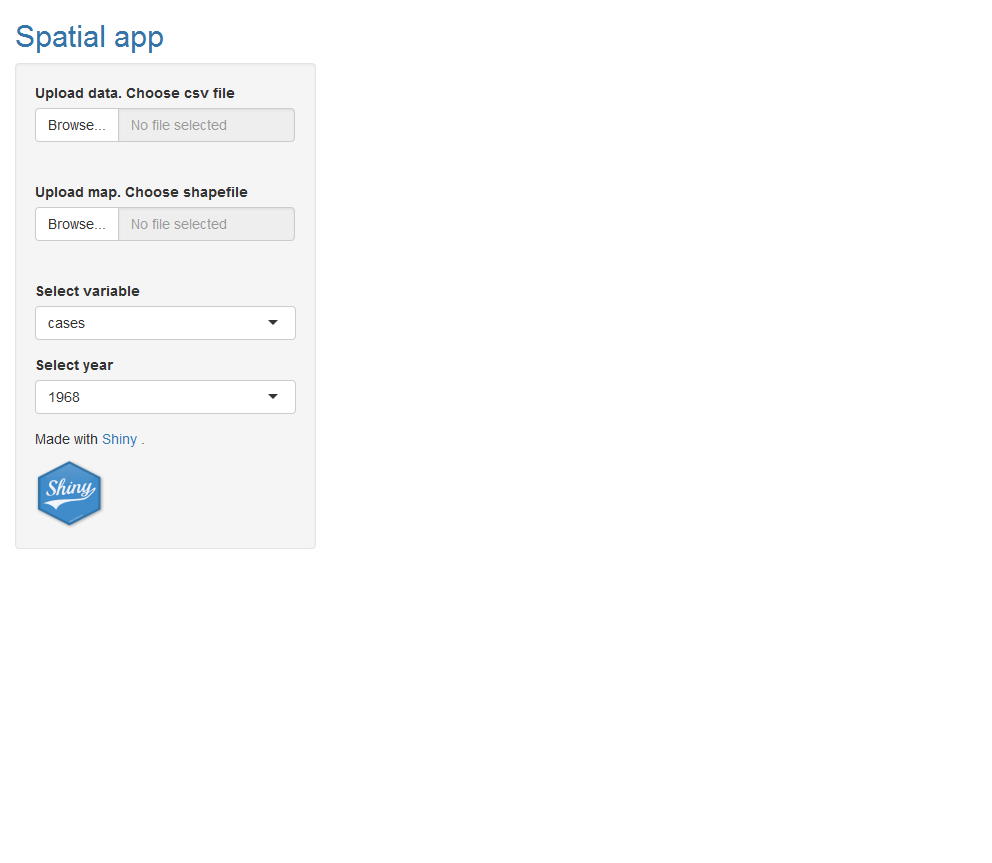

Write the R code that produced this figure.
library(shiny)
library(rgdal)
library(DT)
library(dygraphs)
library(xts)
library(leaflet)

# ui object
ui <- fluidPage(
  titlePanel(p("Spatial app", style = "color:#3474A7")),
  sidebarLayout(
    sidebarPanel(
      fileInput(inputId = "filedata", label = "Upload data. Choose csv file",
                accept = c(".csv")),
      fileInput(inputId = "filemap", label = "Upload map. Choose shapefile",
                multiple = TRUE, accept=c('.shp','.dbf','.sbn','.sbx','.shx','.prj')),
      selectInput(inputId = "variableselected", label = "Select variable",
                  choices = c("cases", "population")),
      selectInput(inputId = "yearselected", label = "Select year",
                  choices = 1968:1988),
      p("Made with", a("Shiny", href = "http://shiny.rstudio.com"), "."),
      img(src = "imageShiny.png", width = "70px", height = "70px")
    ),
    
    mainPanel(
      leafletOutput(outputId = "map"),
      dygraphOutput(outputId = "timetrend"),
      DTOutput(outputId = "table")
    )
  )
)

# server()
server <- function(input, output){
  data <- reactive({
    req(input$filedata)
    read.csv(input$filedata$datapath)})
  
  map <- reactive({
    req(input$filemap)
    
    # shpdf is a data.frame with the name, size, type and datapath of the uploaded files
    shpdf <- input$filemap
    
    # The files are uploaded with names 0.dbf, 1.prj, 2.shp, 3.xml, 4.shx
    # (path/names are in column datapath)
    # We need to rename the files with the actual names: fe_2007_39_county.dbf, etc.
    # (these are in column name)
    
    # Name of the temporary directory where files are uploaded
    tempdirname <- dirname(shpdf$datapath[1])
    
    # Rename files
    for(i in 1:nrow(shpdf)){
      file.rename(shpdf$datapath[i], paste0(tempdirname, "/", shpdf$name[i]))
    }
    
    # Now we read the shapefile with readOGR() of rgdal package
    # passing the name of the file with .shp extension.
    
    # We use the function grep() to search the pattern "*.shp$"
    # within each element of the character vector shpdf$name.
    # grep(pattern="*.shp$", shpdf$name)
    # ($ at the end denote files that finish with .shp, not only that contain .shp)
    map <- readOGR(paste(tempdirname, shpdf$name[grep(pattern = "*.shp$", shpdf$name)], sep="/"))
    map
  })
  
  output$table <- renderDT(data())
  
  output$timetrend <- renderDygraph({
    data <- data()
    dataxts <- NULL
    counties <- unique(data$county)
    for(l in 1:length(counties)){
      datacounty <- data[data$county == counties[l],]
      dd <- xts(datacounty[, input$variableselected], as.Date(paste0(datacounty$year,"-01-01")))
      dataxts <- cbind(dataxts, dd)
    }
    colnames(dataxts) <- counties
    dygraph(dataxts) %>% dyHighlight(highlightSeriesBackgroundAlpha = 0.2)-> d1
    d1$x$css = "
 .dygraph-legend > span {display:none;}
 .dygraph-legend > span.highlight { display: inline; }
 "
    d1
  })
  
  output$map <- renderLeaflet({
    if(is.null(data()) | is.null(map())){
      return(NULL)
    }
    
    map <- map()
    data <- data()
    
    # Add data to map
    datafiltered <- data[which(data$year == input$yearselected), ]
    ordercounties <- match(map@data$NAME, datafiltered$county)
    map@data <- datafiltered[ordercounties, ]
    
    # Create variableplot
    map$variableplot <- as.numeric(map@data[, input$variableselected])
    
    # Create leaflet
    pal <- colorBin("YlOrRd", domain = map$variableplot, bins = 7)
    labels <- sprintf("%s: %g", map$county, map$variableplot) %>% lapply(htmltools::HTML)
    
    l <- leaflet(map) %>% addTiles() %>% addPolygons(
      fillColor = ~pal(variableplot),
      color = "white",
      dashArray = "3",
      fillOpacity = 0.7,
      label = labels) %>%
      leaflet::addLegend(pal = pal, values = ~variableplot, opacity = 0.7, title = NULL)
  })
}

# shinyApp()
shinyApp(ui = ui, server = server)
